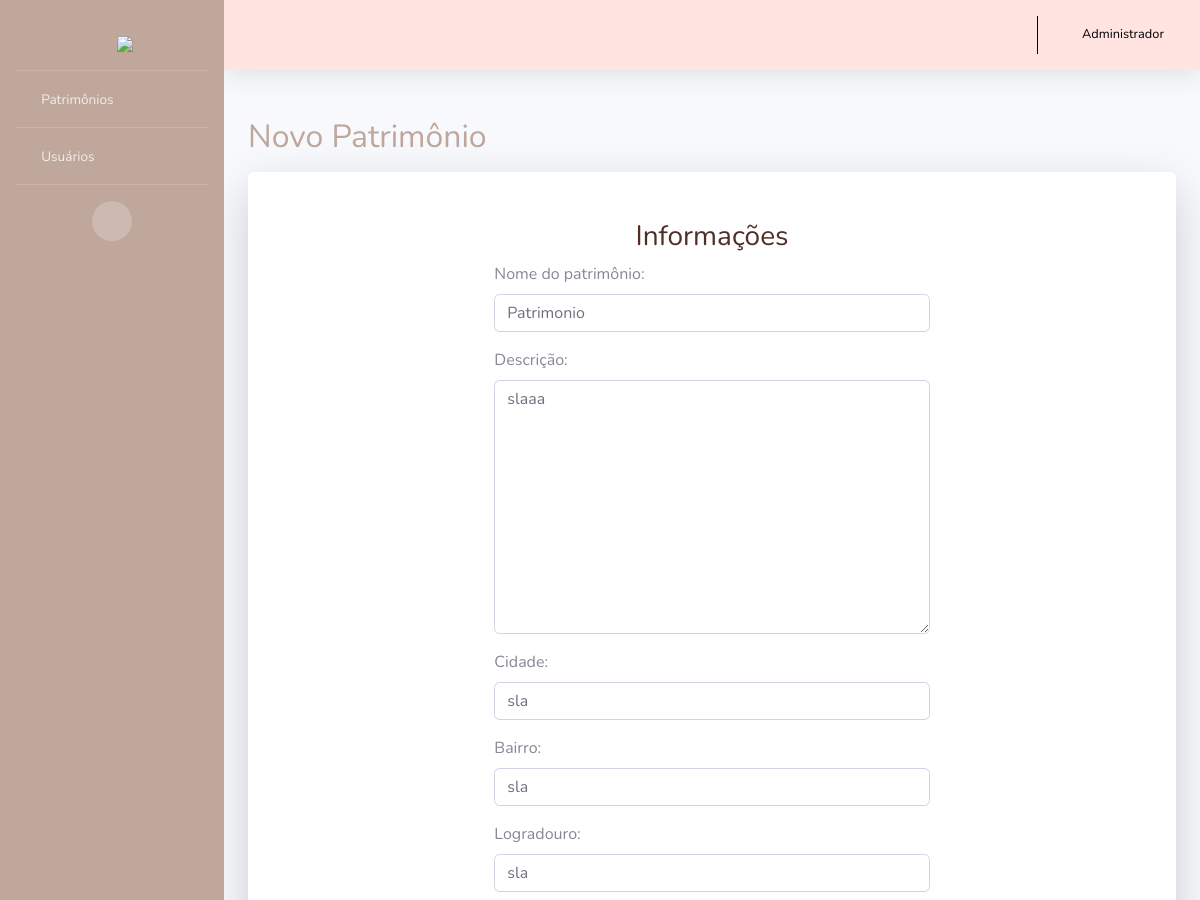
Before: /updatePatrimonio/1 (signed in, upper part) with the older database file.
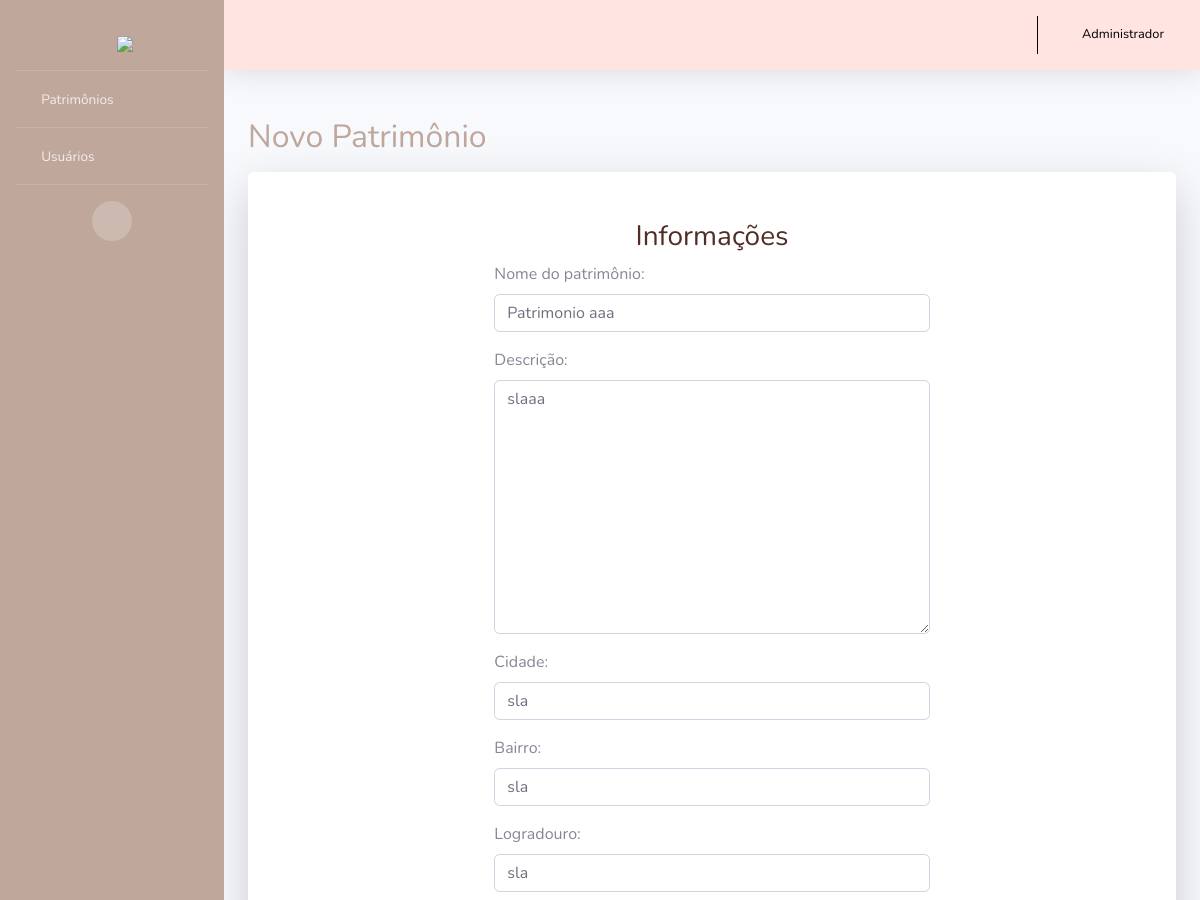
After: the same page with the newer database file.
### PC/models.py (models this page shows, shortened)
class Patrimonio(models.Model):
    codigo = models.AutoField(primary_key=True)
    usuario = models.ForeignKey(Usuario, on_delete=models.CASCADE)
    nome = models.CharField(max_length=100)
    descricao = models.TextField(max_length=400)
    cidade = models.CharField(max_length=100)
    bairro = models.CharField(max_length=100)
    logradouro = models.CharField(max_length=100)
    numero = models.CharField(max_length=16)
    datainauguracao = models.DateField(null=True, blank=True)
    funcionamento = models.CharField(max_length=100)
    curiosidades = models.TextField(null=True, blank=True)
    foto = models.ImageField(upload_to="img", null=True, blank=True)

### PC/views.py (the view)
# urls.py: path('updatePatrimonio/<int:id>', updateP, name='url_updateP'),
@has_permission_decorator('editar_patrimonio')
def updateP(request, id):
    patr = Patrimonio.objects.get(pk=id)
    form = PatrimonioModelForm(request.POST or None, request.FILES or None, instance=patr)
    if form.is_valid():
        form.save()
        return redirect("/readPatrimonio")
    pacote = {"form": form}
    return render(request, "createP.html", pacote)

### PC/forms.py
class PatrimonioModelForm(ModelForm):
    class Meta:
        model = Patrimonio
        fields = ('nome', 'descricao', 'cidade', 'bairro', 'logradouro', 'numero', 'datainauguracao', 'funcionamento', 'curiosidades', 'foto')
        labels = {
            "nome": "Nome do patrimônio:",
            "descricao": "Descrição:",
            "cidade": "Cidade:",
            "bairro": "Bairro:",
            "logradouro": "Logradouro:",
            "numero": "Número:",
            "datainauguracao": "Data de inauguração:",
            "funcionamento": "Horário de funcionamento:",
            "curiosidades": "Curiosidades:",
            "foto": "Escolha uma foto:",
        }

### PC/templates/createP.html (shortened to what this page needs)
{% extends 'layouts/layout.html' %}
{% block conteudo %}
{% load crispy_forms_tags %}
<h2 class="h2 mb-0 text-marrom">Novo Patrimônio</h2>
<div class="card o-hidden border-0 shadow-lg my-3">
    <div class="card-body p-0">
        <div class="row justify-content-center">
            <div class="col-lg-7">
                <div class="p-5">
                    <div class="text-center">
                        <h3 class="text-logo">Informações</h3>
                    </div>
                    <form class="user" method="POST" enctype="multipart/form-data">
                        {{form|crispy}}
                    </form>
                </div>
            </div>
        </div>
    </div>
</div>
{% endblock %}

Changed rows visible on the page:
changed Patrimonio "slaaa": nome "Patrimonio" → "Patrimonio aaa"
